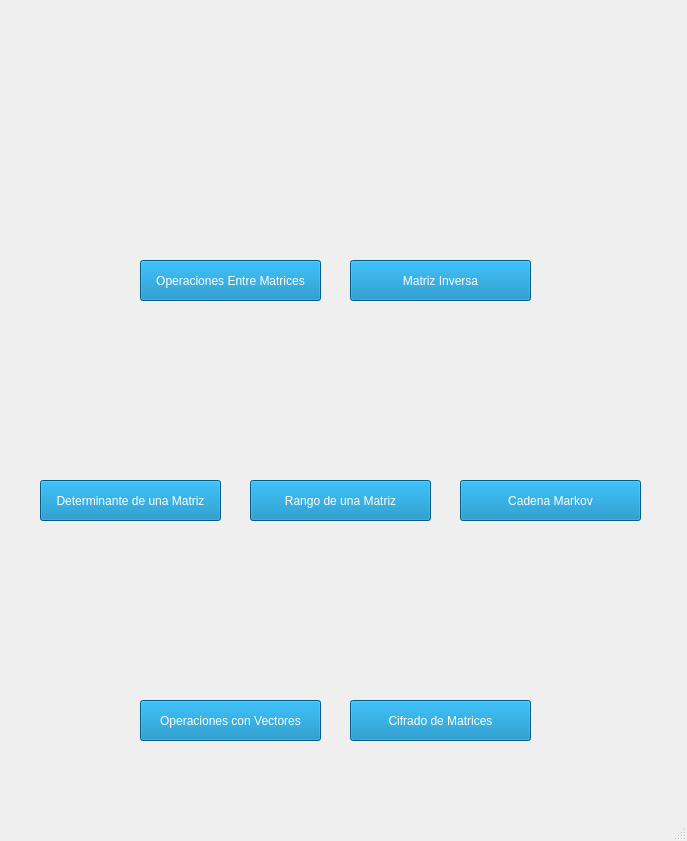
<?xml version="1.0" encoding="UTF-8"?>
<ui version="4.0">
 <class>pestana_principal</class>
 <widget class="QMainWindow" name="pestana_principal">
  <property name="geometry">
   <rect>
    <x>0</x>
    <y>0</y>
    <width>687</width>
    <height>841</height>
   </rect>
  </property>
  <property name="windowTitle">
   <string>Menú</string>
  </property>
  <property name="iconSize">
   <size>
    <width>40</width>
    <height>40</height>
   </size>
  </property>
  <widget class="QWidget" name="centralwidget">
   <widget class="QPushButton" name="pushButton">
    <property name="geometry">
     <rect>
      <x>140</x>
      <y>260</y>
      <width>181</width>
      <height>41</height>
     </rect>
    </property>
    <property name="cursor">
     <cursorShape>PointingHandCursor</cursorShape>
    </property>
    <property name="styleSheet">
     <string notr="true">background-color: rgb(0, 129, 185);
color: rgb(255, 255, 255);</string>
    </property>
    <property name="text">
     <string>Operaciones Entre Matrices</string>
    </property>
   </widget>
   <widget class="QPushButton" name="pushButton_2">
    <property name="geometry">
     <rect>
      <x>350</x>
      <y>260</y>
      <width>181</width>
      <height>41</height>
     </rect>
    </property>
    <property name="cursor">
     <cursorShape>PointingHandCursor</cursorShape>
    </property>
    <property name="styleSheet">
     <string notr="true">background-color: rgb(0, 129, 185);
color: rgb(255, 255, 255);</string>
    </property>
    <property name="text">
     <string>Matriz Inversa</string>
    </property>
   </widget>
   <widget class="QLabel" name="label_2">
    <property name="geometry">
     <rect>
      <x>350</x>
      <y>110</y>
      <width>181</width>
      <height>141</height>
     </rect>
    </property>
    <property name="text">
     <string/>
    </property>
    <property name="pixmap">
     <pixmap>Imagenes/opposite.png</pixmap>
    </property>
    <property name="scaledContents">
     <bool>true</bool>
    </property>
   </widget>
   <widget class="QPushButton" name="pushButton_3">
    <property name="geometry">
     <rect>
      <x>40</x>
      <y>480</y>
      <width>181</width>
      <height>41</height>
     </rect>
    </property>
    <property name="cursor">
     <cursorShape>PointingHandCursor</cursorShape>
    </property>
    <property name="styleSheet">
     <string notr="true">background-color: rgb(0, 129, 185);
color: rgb(255, 255, 255);</string>
    </property>
    <property name="text">
     <string>Determinante de una Matriz</string>
    </property>
   </widget>
   <widget class="QLabel" name="label_3">
    <property name="geometry">
     <rect>
      <x>170</x>
      <y>120</y>
      <width>121</width>
      <height>121</height>
     </rect>
    </property>
    <property name="text">
     <string/>
    </property>
    <property name="pixmap">
     <pixmap>Imagenes/calculation.png</pixmap>
    </property>
    <property name="scaledContents">
     <bool>true</bool>
    </property>
   </widget>
   <widget class="QLabel" name="label_4">
    <property name="geometry">
     <rect>
      <x>60</x>
      <y>340</y>
      <width>151</width>
      <height>131</height>
     </rect>
    </property>
    <property name="text">
     <string/>
    </property>
    <property name="pixmap">
     <pixmap>Imagenes/computer.png</pixmap>
    </property>
    <property name="scaledContents">
     <bool>true</bool>
    </property>
   </widget>
   <widget class="QPushButton" name="pushButton_4">
    <property name="geometry">
     <rect>
      <x>250</x>
      <y>480</y>
      <width>181</width>
      <height>41</height>
     </rect>
    </property>
    <property name="cursor">
     <cursorShape>PointingHandCursor</cursorShape>
    </property>
    <property name="styleSheet">
     <string notr="true">background-color: rgb(0, 129, 185);
color: rgb(255, 255, 255);</string>
    </property>
    <property name="text">
     <string>Rango de una Matriz</string>
    </property>
   </widget>
   <widget class="QLabel" name="label_5">
    <property name="geometry">
     <rect>
      <x>260</x>
      <y>330</y>
      <width>151</width>
      <height>141</height>
     </rect>
    </property>
    <property name="text">
     <string/>
    </property>
    <property name="pixmap">
     <pixmap>Imagenes/range.png</pixmap>
    </property>
    <property name="scaledContents">
     <bool>true</bool>
    </property>
   </widget>
   <widget class="QPushButton" name="pushButton_5">
    <property name="geometry">
     <rect>
      <x>350</x>
      <y>700</y>
      <width>181</width>
      <height>41</height>
     </rect>
    </property>
    <property name="cursor">
     <cursorShape>PointingHandCursor</cursorShape>
    </property>
    <property name="styleSheet">
     <string notr="true">background-color: rgb(0, 129, 185);
color: rgb(255, 255, 255);</string>
    </property>
    <property name="text">
     <string>Cifrado de Matrices</string>
    </property>
   </widget>
   <widget class="QLabel" name="label_6">
    <property name="geometry">
     <rect>
      <x>370</x>
      <y>560</y>
      <width>141</width>
      <height>121</height>
     </rect>
    </property>
    <property name="text">
     <string/>
    </property>
    <property name="pixmap">
     <pixmap>Imagenes/sign-in.png</pixmap>
    </property>
    <property name="scaledContents">
     <bool>true</bool>
    </property>
   </widget>
   <widget class="QPushButton" name="pushButton_6">
    <property name="geometry">
     <rect>
      <x>460</x>
      <y>480</y>
      <width>181</width>
      <height>41</height>
     </rect>
    </property>
    <property name="cursor">
     <cursorShape>PointingHandCursor</cursorShape>
    </property>
    <property name="styleSheet">
     <string notr="true">background-color: rgb(0, 129, 185);
color: rgb(255, 255, 255);</string>
    </property>
    <property name="text">
     <string>Cadena Markov</string>
    </property>
   </widget>
   <widget class="QLabel" name="label_7">
    <property name="geometry">
     <rect>
      <x>480</x>
      <y>340</y>
      <width>131</width>
      <height>121</height>
     </rect>
    </property>
    <property name="text">
     <string/>
    </property>
    <property name="pixmap">
     <pixmap>Imagenes/multiplication-mark.png</pixmap>
    </property>
    <property name="scaledContents">
     <bool>true</bool>
    </property>
   </widget>
   <widget class="QPushButton" name="pushButton_7">
    <property name="geometry">
     <rect>
      <x>140</x>
      <y>700</y>
      <width>181</width>
      <height>41</height>
     </rect>
    </property>
    <property name="cursor">
     <cursorShape>PointingHandCursor</cursorShape>
    </property>
    <property name="styleSheet">
     <string notr="true">background-color: rgb(0, 129, 185);
color: rgb(255, 255, 255);</string>
    </property>
    <property name="text">
     <string>Operaciones con Vectores</string>
    </property>
   </widget>
   <widget class="QLabel" name="label_8">
    <property name="geometry">
     <rect>
      <x>160</x>
      <y>560</y>
      <width>141</width>
      <height>121</height>
     </rect>
    </property>
    <property name="text">
     <string/>
    </property>
    <property name="pixmap">
     <pixmap>Imagenes/vector.png</pixmap>
    </property>
    <property name="scaledContents">
     <bool>true</bool>
    </property>
   </widget>
   <widget class="QLabel" name="label">
    <property name="geometry">
     <rect>
      <x>0</x>
      <y>0</y>
      <width>691</width>
      <height>801</height>
     </rect>
    </property>
    <property name="text">
     <string/>
    </property>
    <property name="pixmap">
     <pixmap>Imagenes/fondo.jpg</pixmap>
    </property>
    <property name="scaledContents">
     <bool>true</bool>
    </property>
   </widget>
   <widget class="QLabel" name="label_9">
    <property name="geometry">
     <rect>
      <x>50</x>
      <y>0</y>
      <width>611</width>
      <height>111</height>
     </rect>
    </property>
    <property name="text">
     <string/>
    </property>
    <property name="pixmap">
     <pixmap>Imagenes/Captura_de_pantalla_2024-05-11_135940-removebg-preview.png</pixmap>
    </property>
    <property name="scaledContents">
     <bool>true</bool>
    </property>
   </widget>
   <zorder>label</zorder>
   <zorder>pushButton</zorder>
   <zorder>pushButton_2</zorder>
   <zorder>label_2</zorder>
   <zorder>pushButton_3</zorder>
   <zorder>label_3</zorder>
   <zorder>label_4</zorder>
   <zorder>pushButton_4</zorder>
   <zorder>label_5</zorder>
   <zorder>pushButton_5</zorder>
   <zorder>label_6</zorder>
   <zorder>pushButton_6</zorder>
   <zorder>label_7</zorder>
   <zorder>pushButton_7</zorder>
   <zorder>label_8</zorder>
   <zorder>label_9</zorder>
  </widget>
  <widget class="QMenuBar" name="menubar">
   <property name="geometry">
    <rect>
     <x>0</x>
     <y>0</y>
     <width>687</width>
     <height>26</height>
    </rect>
   </property>
  </widget>
  <widget class="QStatusBar" name="statusbar"/>
 </widget>
 <resources/>
 <connections/>
</ui>
